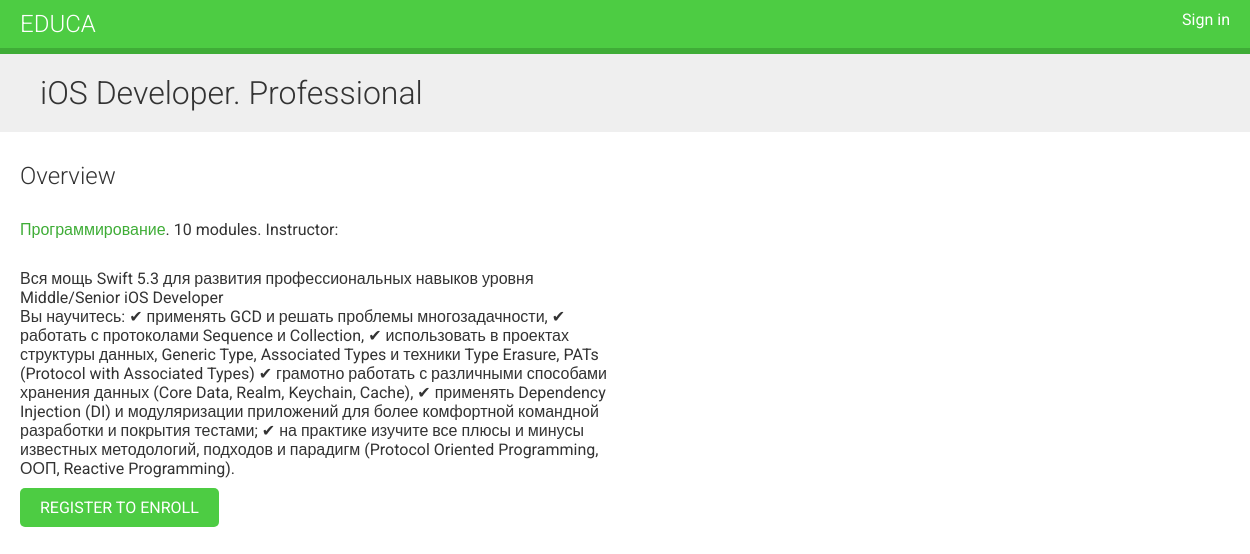
/course/ios-developer-professional/, run on the app's committed database.
### courses/models.py (models this page shows, shortened)
class Course(models.Model):
    owner = models.ForeignKey(User,
                              related_name='courses_created',
                              on_delete=models.CASCADE)
    subject = models.ForeignKey(Subject,
                                related_name='courses',
                                on_delete=models.CASCADE)
    title = models.CharField(max_length=200)
    slug = models.SlugField(max_length=200, unique=True)
    overview = models.TextField()
    created = models.DateTimeField(auto_now_add=True)
    students = models.ManyToManyField(User, related_name='courses_joined', blank=True)
    class Meta:
        ordering = ['-created']

class Subject(models.Model):
    title = models.CharField(max_length=200)
    slug = models.SlugField(max_length=200, unique=True)
    class Meta:
        ordering = ['title']

### courses/views.py (the view)
# urls.py: path('<slug:slug>/', views.CourseDetailView.as_view(), name='course_detail'),
class CourseDetailView(DetailView):
    model = Course
    template_name = 'courses/course/detail.html'
    def get_context_data(self, **kwargs):
        context = super(CourseDetailView, self).get_context_data(**kwargs)
        context['enroll_form'] = CourseEnrollForm(initial={'course': self.object})
        return context

### courses/templates/courses/course/detail.html (shortened to what this page needs)
{% extends "base.html" %}
{% block content %}
{% with subject=course.subject %}
<h1>
{{ object.title }}
</h1>
<div class="module">
<h2>Overview</h2> <p>
<a href="{% url "course_list_subject" subject.slug %}"> {{ subject.title }}</a>.
{{ course.modules.count }} modules.
Instructor: {{ course.owner.get_full_name }}
</p>
{{ object.overview|linebreaks }}
    {% if request.user.is_authenticated %}
<form action="{% url "student_enroll_course" %}" method="post">
{{ enroll_form }}
{% csrf_token %}
<input type="submit" class="button" value="Enroll now">
</form> {% else %}
<a href="{% url "student_registration" %}" class="button"> Register to enroll
</a>
{% endif %}
</div>
{% endwith %} {% endblock %}

### courses/static/css/base.css (style rules this page uses)
body { margin:0; font-family:'Roboto', sans-serif; font-weight:400; color:#333; }
a { color:#3fad37; text-decoration:none; }
h1, h2, h3, h4, h5, h6 { font-family:'Roboto', sans-serif; font-weight:300; }
h1 { background:#efefef; width:100%; overflow:auto; padding:20px 0 20px 40px; margin:0; }
.module { padding:10px 20px; float:left; width:600px; }
.module p { margin:10px 0 20px; width:100%; float:left; }
input[type=submit], a.button { border-radius:5px; background:#4dcc43; color:#fff; font-size:16px; text-transform:uppercase; border:none; padding:10px 20px; margin:20px 0; }

### data on the page
Course: title "iOS Developer. Professional", modules.count "10", overview "Вся мощь Swift 5.3 для развития профессиональных навыков уровня Middle/Senior iOS Developer Вы научитесь: ✔ применять GCD и решать проблемы многозадачности, ✔ работать с протоколами Sequence и Collection, ✔ использовать в проектах структуры данных, Generic Type, Associated Types и техники Type Erasure, PATs (Protocol with Associated Types) ✔ грамотно работать с различными способами хранения данных (Core Data, Realm, Keychain, Cache), ✔ применять Dependency Injection (DI) и модуляризации приложений для более комфортной командной разработки и покрытия тестами; ✔ на практике изучите все плюсы и минусы известных методологий, подходов и парадигм (Protocol Oriented Programming, ООП, Reactive…"
Subject: title "Программирование"
